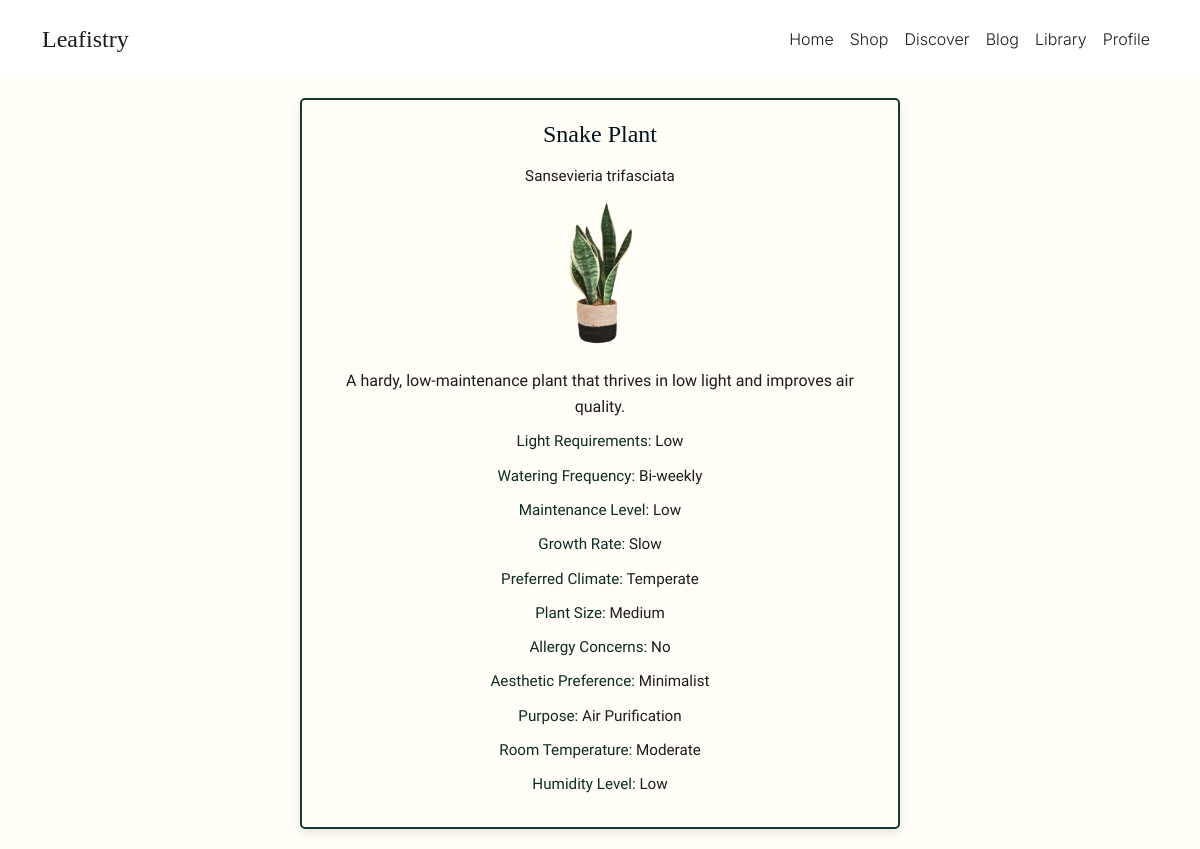
Page /shop/product_details/1/ on the committed database.
### shop/models.py (models this page shows)
class Plant(models.Model):
    common_name = models.CharField(max_length=100)
    scientific_name = models.CharField(max_length=150)
    description = models.TextField(blank=True, null=True)
    image_path = models.CharField(max_length=255, blank=True, null=True)
    light_requirements = models.CharField(max_length=50)  # Low, Medium, High
    watering_frequency = models.CharField(max_length=50)  # Weekly, Bi-weekly, Monthly
    maintenance_level = models.CharField(max_length=50)  # Low, Medium, High
    growth_rate = models.CharField(max_length=50)  # Slow, Medium, Fast
    preferred_climate = models.CharField(max_length=50)  # Tropical, Arid, etc.
    plant_size = models.CharField(max_length=50)  # Small, Medium, Large
    allergy_concerns = models.BooleanField(default=False)  # Yes/No
    aesthetic_preference = models.CharField(max_length=50)  # Minimalist, Lush, Unique, etc.
    purpose = models.CharField(max_length=100)  # Decorative, Air Purification, etc.
    room_temperature = models.CharField(max_length=50)  # Cold, Cool, Moderate, etc.
    humidity_level = models.CharField(max_length=50)  # Low, Medium, High
    created_at = models.DateTimeField(auto_now_add=True)
    def __str__(self):
        return self.common_name

### shop/views.py (the view)
# urls.py: path('product_details/<int:plant_id>/', views.product_details, name='product_details'),
def product_details(request, plant_id):
    plant_info = get_object_or_404(Plant, id=plant_id)
    print(plant_info)
    return render(request, 'product_details.html', {'plant_info': plant_info})

### templates/product_details.html (shortened to what this page needs)
{% load static %}
<!DOCTYPE html>
<html lang="en">
  <head>
    <link
      href="https://cdn.jsdelivr.net/npm/bootstrap@5.3.3/dist/css/bootstrap.min.css"
      rel="stylesheet" />
    <link
      rel="stylesheet"
      href="https://cdn.jsdelivr.net/npm/bootstrap-icons@1.3.0/font/bootstrap-icons.css" />
    <link rel="stylesheet" href="{% static 'css/style.css' %}" />
  </head>
  <body>
    <nav class="navbar navbar-expand-lg">
      <div class="container">
        <a class="navbar-brand bodoni-moda-logo" href="#">Leafistry</a>
        <div
          class="collapse navbar-collapse justify-content-end"
          id="navbarNav">
          <ul class="navbar-nav">
            <li class="nav-item">
              <a class="nav-link" href="{% url 'home' %}">Home</a>
            </li>
            <li class="nav-item">
              <a class="nav-link" href="{% url 'shop' %}">Shop</a>
            </li>
            <li class="nav-item">
              <a class="nav-link" href="{% url 'discover' %}">Discover</a>
            </li>
            <li class="nav-item">
              <a class="nav-link" href="{% url 'blog' %}">Blog</a>
            </li>
            <li class="nav-item">
              <a class="nav-link" href="{% url 'library' %}">Library</a>
            </li>
            <li class="nav-item">
              <a class="nav-link" href="{% url 'profile' %}">Profile</a>
            </li>
          </ul>
        </div>
      </div>
    </nav>
    <div class="plant-card-container">
      <div class="plant-card">
        <h5 class="card-title">{{ plant_info.common_name }}</h5>
        <p>{{ plant_info.scientific_name }}</p>
        <img
          src="{% static plant_info.image_path %}"
          alt="{{ plant_info.common_name }}"
          class="card-img-top" />
        <div class="card-body">
          <p class="card-text">{{ plant_info.description }}</p>
          <p><strong>Light Requirements:</strong> {{ plant_info.light_requirements }}</p>
          <p><strong>Watering Frequency:</strong> {{ plant_info.watering_frequency }}</p>
          <p><strong>Maintenance Level:</strong> {{ plant_info.maintenance_level }}</p>
          <p><strong>Growth Rate:</strong> {{ plant_info.growth_rate }}</p>
          <p><strong>Preferred Climate:</strong> {{ plant_info.preferred_climate }}</p>
          <p><strong>Plant Size:</strong> {{ plant_info.plant_size }}</p>
          <p><strong>Allergy Concerns:</strong> {{ plant_info.allergy_concerns|yesno:"Yes,No" }}</p>
          <p><strong>Aesthetic Preference:</strong> {{ plant_info.aesthetic_preference }}</p>
          <p><strong>Purpose:</strong> {{ plant_info.purpose }}</p>
          <p><strong>Room Temperature:</strong> {{ plant_info.room_temperature }}</p>
          <p><strong>Humidity Level:</strong> {{ plant_info.humidity_level }}</p>
        </div>
      </div>
    </div>
  </body>
</html>

### static/css/style.css (style rules this page uses)
:root { --phthalo-green: #0b2b26; --phthalo-green-light: #163832; --phthalo-green-dark: #051f20; --apple-green: #88b836; --apple-green-light: #b3d66b; --apple-green-lighter: #d7eaa0; --phthalo-green-dark: #001219; --milk: #fffdf5; --black: #1c1c1c; --red: #ff4d4d; }
* { margin: 0; padding: 0; box-sizing: border-box; }
body { min-height: 100vh; color: var(--black); font-family: "Inter", sans-serif; font-optical-sizing: auto; font-weight: 300; font-style: normal; }
h5 { font-size: 1rem; font-family: "Inter Tight", serif; font-optical-sizing: auto; font-weight: 200; font-style: normal; text-align: center; margin-bottom: 10px; color: var(--phthalo-green); }
.bodoni-moda-logo { font-family: "Bodoni Moda", serif; font-optical-sizing: auto; font-weight: 500; font-style: normal; }
.navbar { background-color: transparent; padding: 1rem 0.5rem; margin-top: 0px; transition: background-color 0.3s ease, box-shadow 0.3s ease; }
.navbar-brand { color: var(--black) !important; font-size: 1.5rem; }
.nav-link { color: var(--black) !important; transition: opacity 0.3s ease, color 0.3s ease; }
.plant-card-container { display: flex; justify-content: center; background-color: var(--milk); padding: 20px; }
.plant-card { background: var(--milk); border: 2px solid var(--phthalo-green-light); border-radius: 5px; box-shadow: 0 4px 8px rgba(0, 0, 0, 0.1); max-width: 600px; width: 100%; padding: 20px; font-family: "Inter Tight", sans-serif; color: var(--black); text-align: center; }
.plant-card img { display: block; width: 150px; height: 150px; object-fit: contain; margin: 0 auto 20px auto; }
.plant-card .card-title { text-align: center; font-family: "Bodoni Moda", serif; font-size: 1.5rem; color: var(--phthalo-green-dark); margin-bottom: 15px; }
.plant-card .card-text { font-size: 1rem; color: var(--black); }
.plant-card p { margin: 10px 0; font-size: 0.95rem; line-height: 1.6; }
.plant-card p strong { font-weight: 400; color: var(--phthalo-green); }

### rows in the picture
Plant: common_name "Snake Plant", scientific_name "Sansevieria trifasciata", image_path (picture), description "A hardy, low-maintenance plant that thrives in low light and improves air quality.", light_requirements "Low", watering_frequency "Bi-weekly", maintenance_level "Low", growth_rate "Slow", preferred_climate "Temperate", plant_size "Medium", allergy_concerns "No", aesthetic_preference "Minimalist", purpose "Air Purification", room_temperature "Moderate", humidity_level "Low"
